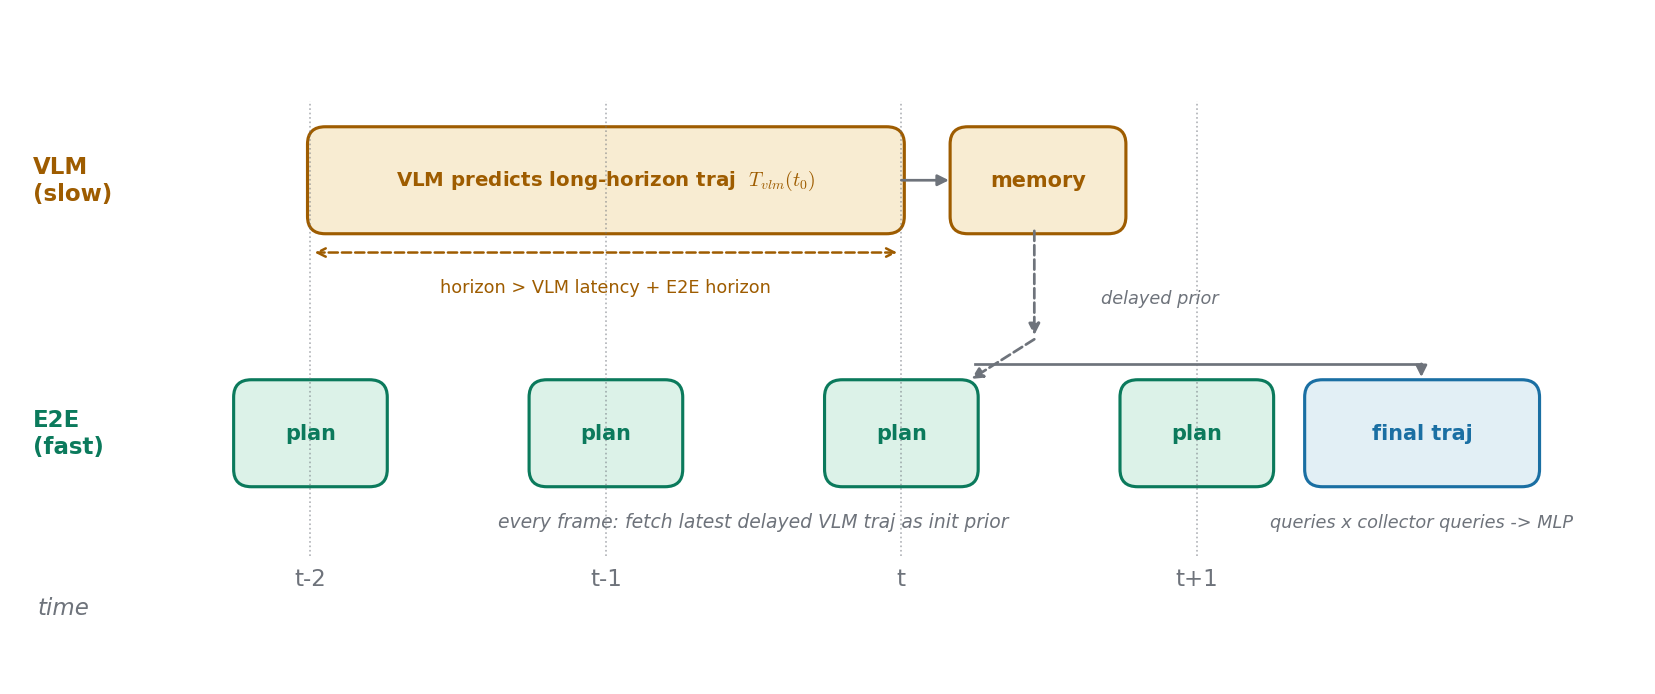

Generate this figure with Python:
import matplotlib
matplotlib.use("Agg")
import matplotlib.pyplot as plt
from matplotlib.patches import FancyBboxPatch, FancyArrowPatch

plt.rcParams.update({
    "font.family": "sans-serif", "font.sans-serif": ["DejaVu Sans"],
    "mathtext.fontset": "cm", "axes.unicode_minus": False,
})
IN, OUT, OP, WIRE = "#1a6fa3", "#9e5c00", "#0b7a5c", "#6e737b"
IN_F, OUT_F, OP_F = "#e2eff5", "#f8ecd2", "#dcf2e8"

fig, ax = plt.subplots(figsize=(11, 4.6))
ax.set_xlim(0, 11); ax.set_ylim(0, 4.6); ax.axis("off")

def box(x, y, w, h, face, edge, label, fs=10, tc=None):
    p = FancyBboxPatch((x, y), w, h, boxstyle="round,pad=0.02,rounding_size=0.12",
                       facecolor=face, edgecolor=edge, linewidth=1.5)
    ax.add_patch(p)
    ax.text(x+w/2, y+h/2, label, ha="center", va="center", fontsize=fs,
            color=tc or edge, weight="bold")

def arrow(x1, y1, x2, y2, c=WIRE, ls="-", wd=1.3):
    ax.add_patch(FancyArrowPatch((x1, y1), (x2, y2), arrowstyle="-|>", mutation_scale=11,
                                 color=c, linewidth=wd, linestyle=ls, shrinkA=0, shrinkB=2))

xs = [2.0, 4.0, 6.0, 8.0]
ax.text(0.15, 0.45, "time", fontsize=11, color=WIRE, style="italic")
for x, t in zip(xs, ["t-2", "t-1", "t", "t+1"]):
    ax.text(x, 0.65, t, fontsize=11, color=WIRE, ha="center")
    ax.plot([x, x], [0.85, 4.0], color=WIRE, lw=0.8, ls=":", alpha=0.55)

# VLM row
ax.text(0.12, 3.45, "VLM\n(slow)", fontsize=11, color=OUT, weight="bold", va="center")
box(2.0, 3.1, 4.0, 0.7, OUT_F, OUT, "VLM predicts long-horizon traj  $T_{vlm}(t_0)$", fs=9.5)
ax.annotate("", xy=(2.0, 2.95), xytext=(6.0, 2.95),
            arrowprops=dict(arrowstyle="<->", color=OUT, lw=1.2, linestyle="--"))
ax.text(4.0, 2.68, "horizon > VLM latency + E2E horizon", fontsize=8.5, color=OUT, ha="center")
box(6.35, 3.1, 1.15, 0.7, OUT_F, OUT, "memory", fs=10)
arrow(6.0, 3.45, 6.35, 3.45)

# E2E row
ax.text(0.12, 1.7, "E2E\n(fast)", fontsize=11, color=OP, weight="bold", va="center")
for x in xs:
    box(x-0.5, 1.35, 1.0, 0.7, OP_F, OP, "plan", fs=10)
ax.text(5.0, 1.05, "every frame: fetch latest delayed VLM traj as init prior", fontsize=9,
        color=WIRE, ha="center", style="italic")

# delayed prior into current frame's planner
arrow(6.9, 3.1, 6.9, 2.35, ls="--")
arrow(6.9, 2.35, 6.45, 2.06, ls="--")
ax.text(7.35, 2.6, "delayed prior", fontsize=8.5, color=WIRE, style="italic")

# output of current frame
box(8.75, 1.35, 1.55, 0.7, IN_F, IN, "final traj", fs=10)
ax.plot([6.5, 9.52], [2.18, 2.18], color="#6e737b", lw=1.3)
arrow(9.52, 2.18, 9.52, 2.06)
ax.text(9.52, 1.05, "queries x collector queries -> MLP", fontsize=8.5, color=WIRE, ha="center", style="italic")

plt.tight_layout(pad=0.6)
plt.savefig("fig-async-timeline.png", dpi=150, facecolor="white", bbox_inches="tight")
print("ok")
